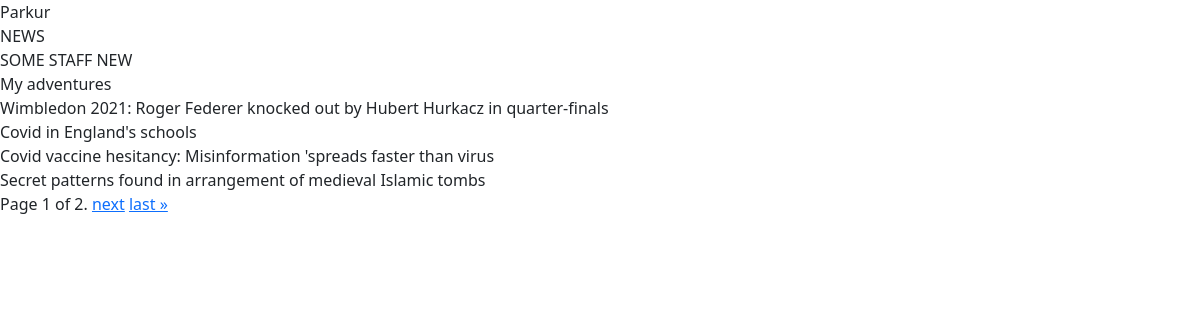
The app's page /storage/ with its own data.
### icon/models.py (models this page shows, shortened)
class Woman(models.Model):
    title = models.CharField(max_length=100, unique=True)
    slug = models.SlugField(max_length=255,
                            unique=True,
                            db_index=True,
                            verbose_name="URL",
                            null=True,
                            )
    content = models.TextField(blank=True)  # is not required to be filled
    creation_date = models.DateTimeField(auto_now_add=True)
    updation_date = models.DateTimeField(auto_now=True)
    photo = models.ImageField(upload_to="photos/Data%y/%m/%d/")
    is_published = models.BooleanField(default=True)  # default is True
    cat = models.ForeignKey("Category", on_delete=models.PROTECT,
                            verbose_name="Category",
                            )  # add field from another model
    notes = GenericRelation('Note')
    objects = models.Manager()
    sorted_objects = WomanFilterManager()
    show_lengths = WomanFlterShowLenContent()
    class Meta:
        verbose_name = "New"
        verbose_name_plural = "News"
        ordering = ["-creation_date"]  # sorting news at site
        get_latest_by = "creation_date"

### icon/views.py (the view)
# urls.py: path("storage/", storage),
@never_cache
def storage(request):
    contact_list = Woman.objects.all()
    paginator = Paginator(contact_list, 8)
    page_number = request.GET.get("page")
    page_obj = paginator.get_page(page_number)
    return render(request, "icon/storage.html", {"page_obj": page_obj, "first_link": page_obj.paginator.page(1).object_list})

### templates/icon/storage.html (shortened to what this page needs)
<!doctype html>
<html lang="en">
  <head>
    <link href="https://cdn.jsdelivr.net/npm/bootstrap@5.0.2/dist/css/bootstrap.min.css" rel="stylesheet">
  </head>
  <body>
    <section>
        {% for contact in page_obj %}
            {{ contact.title }}<br>
        {% endfor %}
       <div class="pagination">
        <span class="step-links">
            <span class="current">
                Page {{ page_obj.number }} of {{ page_obj.paginator.num_pages }}.
            </span>
            {% if page_obj.has_next %}
                <a href="?page={{ page_obj.next_page_number }}">next</a>
                <a href="?page={{ page_obj.paginator.num_pages }}">last &raquo;</a>
            {% endif %}
        </span>
    </div>
  </section>
  </body>
</html>

### records on screen
Woman: title "Parkur"
Woman: title "NEWS"
Woman: title "SOME STAFF NEW"
Woman: title "My adventures"
Woman: title "Wimbledon 2021: Roger Federer knocked out by Hubert Hurkacz in quarter-finals"
Woman: title "Covid in England's schools"
Woman: title "Covid vaccine hesitancy: Misinformation 'spreads faster than virus"
Woman: title "Secret patterns found in arrangement of medieval Islamic tombs"

### other values on screen
{{ page_obj.number }} "1"
{{ page_obj.paginator.num_pages }} "2"
